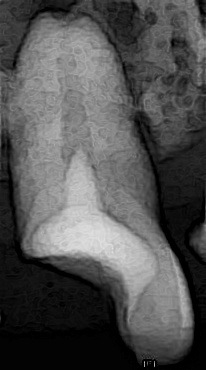
#> input picture tooth/original_sobel/16_jpg.rf.244fb6568e74aa33f21c0016ffb2212c.jpg, 206 x 370 px, found by its file name; its folder holds only this picture in this run
$ python OTSU.py
#> lines starting #> are read from the running program, lines starting #| are printed output that depends on the picture; after the words box and inside, x2 and y2 are one past the last pixel; in counts of white or black regions, pixels touching at a corner belong together
import cv2
import numpy as np
import os

img_dir = "tooth/original_sobel"
output_dir = "tooth/original_sobel_OTSU"

os.makedirs(output_dir, exist_ok=True)

for name in os.listdir(img_dir):
   img_path = os.path.join(img_dir, name)
   output_path = os.path.join(output_dir, name)


   # 讀取灰度圖像
   image = cv2.imread(img_path, cv2.IMREAD_GRAYSCALE)
#> image is the input picture: shape (370, 206); min 0, max 225, mean 81.9
   height, width = image.shape
#> height = 370; width = 206
   image = cv2.resize(image, (int(width*0.5), int(height*0.5)))
#> image: shape (185, 103)

   # Otsu's 方法
   '''
   a. image: 輸入的灰度圖像。
   b. 0: 閾值，這裡設置為 0，因為 Otsu's 方法會忽略這個參數。
   c. 255: 超過閾值的像素賦予的新值，這裡設置為 255，表示二值化後的像素值為最大值。
   d. cv2.THRESH_BINARY + cv2.THRESH_OTSU: 這是二值化的方法，
      其中 cv2.THRESH_BINARY 表示超過閾值的像素賦予給新值（在這裡是 255），否則賦予 0，
      而 cv2.THRESH_OTSU 則表示使用 Otsu's 方法自動選擇閾值。
   '''

   _, otsu_threshold = cv2.threshold(image, 0, 255, cv2.THRESH_BINARY + cv2.THRESH_OTSU)
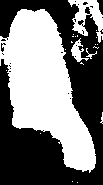
#> otsu_threshold: shape (185, 103); 48.3% white; 21 white regions (17 under 20 px), largest, box (x1, y1, x2, y2) and area: (0, 9, 96, 173) 8275, (68, 0, 103, 43) 681, (71, 38, 89, 62) 170, (86, 48, 97, 59) 31

   cv2.imwrite(output_path, otsu_threshold)


   # [7 lines of commented-out code are left out]

$ run again, on tooth/original_sobel/28_jpg.rf.2ae995054158d089ab1451cc5a041abd.jpg
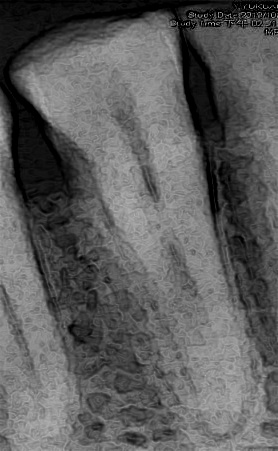
#> input picture tooth/original_sobel/28_jpg.rf.2ae995054158d089ab1451cc5a041abd.jpg, 278 x 451 px, found by its file name
#> image is the input picture: shape (451, 278); min 0, max 215, mean 92.8
#> image: shape (225, 139)
#> `_, otsu_threshold = cv2.threshold(image, 0, 255, cv2.THRESH_BINARY + c..`:
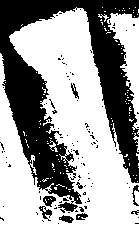
#> otsu_threshold: shape (225, 139); 60.4% white; 102 black regions (93 under 20 px), largest, box (x1, y1, x2, y2) and area: (0, 0, 139, 213) 11630, (43, 196, 56, 207) 90, (39, 206, 52, 221) 83

$ run again, on tooth/original_sobel/28_jpg.rf.2ae995054158d089ab1451cc5a041abd2.jpg
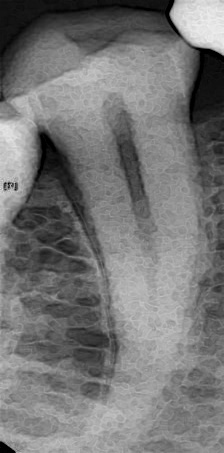
#> input picture tooth/original_sobel/28_jpg.rf.2ae995054158d089ab1451cc5a041abd2.jpg, 224 x 453 px, found by its file name
#> image is the input picture: shape (453, 224); min 0, max 240, mean 117.7
#> image: shape (226, 112)
#> `_, otsu_threshold = cv2.threshold(image, 0, 255, cv2.THRESH_BINARY + c..`:
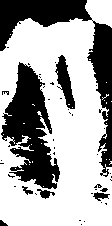
#> otsu_threshold: shape (226, 112); 64.7% white; 46 black regions (38 under 20 px), largest, box (x1, y1, x2, y2) and area: (0, 0, 112, 177) 4160, (1, 62, 60, 189) 3893, (55, 55, 75, 109) 506

$ run again, on tooth/original_sobel/28_jpg.rf.2ae995054158d089ab1451cc5a041abd3.jpg
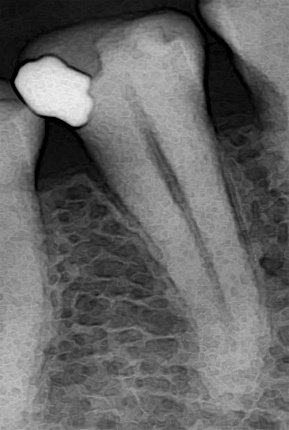
#> input picture tooth/original_sobel/28_jpg.rf.2ae995054158d089ab1451cc5a041abd3.jpg, 289 x 430 px, found by its file name
#> image is the input picture: shape (430, 289); min 0, max 239, mean 102.8
#> image: shape (215, 144)
#> `_, otsu_threshold = cv2.threshold(image, 0, 255, cv2.THRESH_BINARY + c..`:
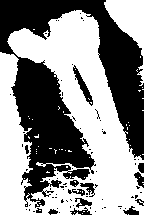
#> otsu_threshold: shape (215, 144); 55.2% white; 78 black regions (64 under 20 px), largest, box (x1, y1, x2, y2) and area: (0, 0, 144, 208) 12787, (73, 65, 93, 106) 222, (80, 183, 95, 197) 95

$ run again, on tooth/original_sobel/16_jpg.rf.244fb6568e74aa33f21c0016ffb2212c2.jpg
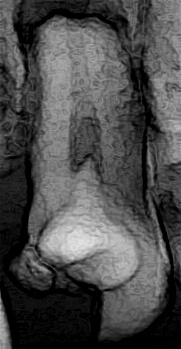
#> input picture tooth/original_sobel/16_jpg.rf.244fb6568e74aa33f21c0016ffb2212c2.jpg, 181 x 349 px, found by its file name
#> image is the input picture: shape (349, 181); min 0, max 229, mean 75.7
#> `image = cv2.resize(image, (int(width*0.5), int(height*0.5)))`:
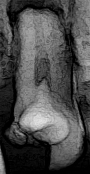
#> image: shape (174, 90); min 0, max 226, mean 75.6
#> `_, otsu_threshold = cv2.threshold(image, 0, 255, cv2.THRESH_BINARY + c..`:
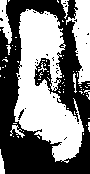
#> otsu_threshold: shape (174, 90); 48.9% white; 73 white regions (63 under 20 px), largest, box (x1, y1, x2, y2) and area: (14, 9, 84, 163) 5749, (66, 0, 90, 84) 1132, (0, 0, 12, 44) 290
